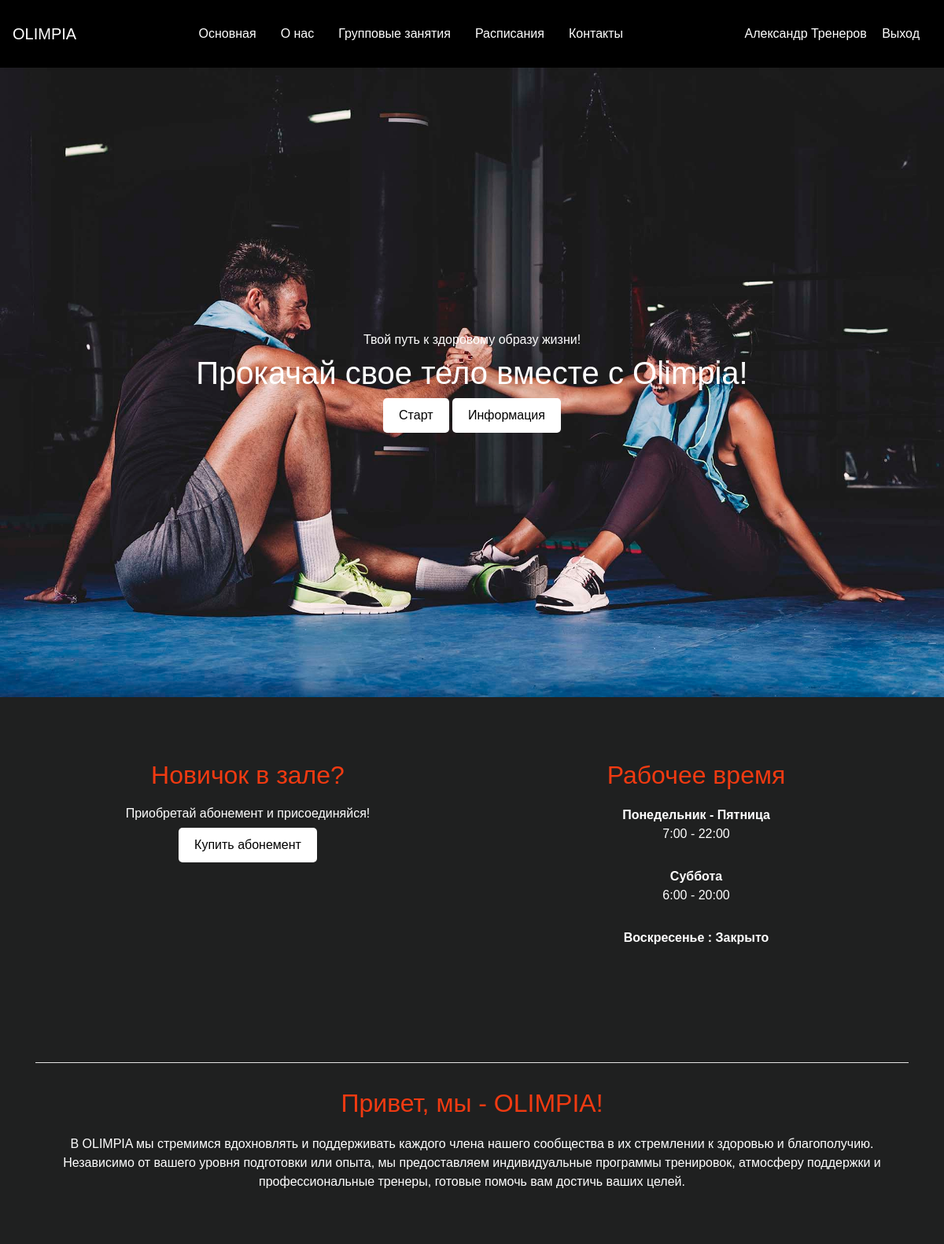
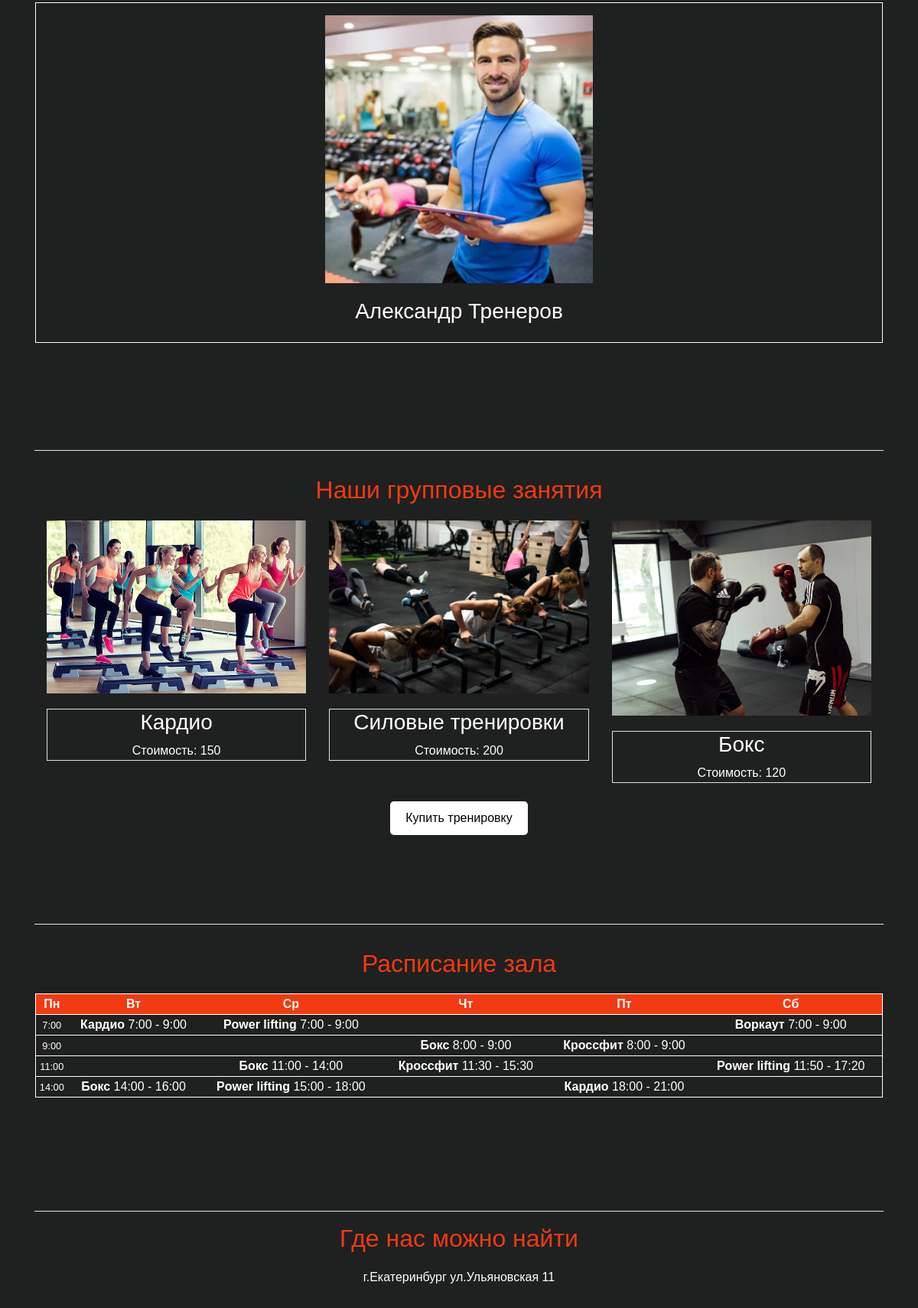
/ (signed in, upper part), run on the app's committed database (2 pictures, top to bottom).
### tables this page shows
CREATE TABLE Trainers (
    ID INT PRIMARY KEY AUTO_INCREMENT,
    Name VARCHAR(255),
    Email VARCHAR(255) UNIQUE,
    PhoneNumber VARCHAR(15),
    TrainerLogin VARCHAR(255) UNIQUE,
    Password VARCHAR(255) UNIQUE,
    Image varchar(200) NOT NULL ,
    Active BOOLEAN DEFAULT true
);

CREATE TABLE Workouts (
    ID INT PRIMARY KEY AUTO_INCREMENT,
    Type VARCHAR(50),
    TrainerID INT,
    Price INT,
    Image varchar(200) NOT NULL ,
    FOREIGN KEY (TrainerID) REFERENCES Trainers(ID) ON DELETE CASCADE
);

### helpers.php (called while the page is built, shortened)
<?php
function include_template($name, array $data = [])
{
    $name = 'templates/' . $name;
    extract($data);
    require $name;
    $result = ob_get_clean();
    return $result;
}

### functions.php (called while the page is built, shortened)
<?php
function get_trainers(mysqli $con): array
{
    $sql = "SELECT * FROM Trainers";
    return mysqli_fetch_all(mysqli_query($con, $sql), MYSQLI_ASSOC);
}
function get_trains(mysqli $con): array
{
    $sql = 'SELECT * FROM `Workouts`';
    $prepare_values = mysqli_prepare($con, $sql);
    mysqli_stmt_execute($prepare_values);
    return mysqli_fetch_all(mysqli_stmt_get_result($prepare_values), MYSQLI_ASSOC) ?? [];
}

### templates/main.php (the view, shortened to what this page needs)
<main>
    <body>
        <section class="hero d-flex flex-column justify-content-center align-items-center" id="home">
            <div>
                <div>
                    <div>
                        <div>
                            <h6>Твой путь к здоровому образу жизни!</h6>
                            <h1>Прокачай свое тело вместе с
                                Olimpia!
                            </h1>
                            <a href="#feature">Старт</a>
                            <a href="#about">Информация</a>
                        </div>
                    </div>
                </div>
            </div>
        </section>
        <section id="feature" class="feature">
            <div class="container">
                <div class="row">
                    <div class="col-sm">
                        <h2>Новичок в зале?</h2>
                        <h6>Приобретай абонемент и присоединяйся!</h6>
                        <?php if (isset($_SESSION['username'])): ?>
                            <a href="abonement.php">Купить абонемент</a>
                        <?php else: ?>
                            <a href="sign-ups.php">Купить абонемент</a>
                        <?php endif ?>
                    </div>
                    <div class="col-sm">
                        <h2>Рабочее время</h2>
                        <strong>Понедельник -
                            Пятница</strong>
                        <p>7:00 - 22:00</p>
                        <strong>Суббота</strong>
                        <p>6:00 - 20:00</p>
                        <strong>Воскресенье :
                            Закрыто</strong>
                    </div>
                </div>
            </div>
        </section>
        <section class="about" id="about">
            <div class="container">
                <hr color="white">
                <div>
                    <div class="p-3 mb-2 ">
                        <h2>Привет, мы - OLIMPIA!</h2>
                        <p>В OLIMPIA мы стремимся вдохновлять и поддерживать
                            каждого члена нашего сообщества в их стремлении к здоровью и благополучию. Независимо от
                            вашего уровня подготовки или опыта, мы предоставляем индивидуальные программы тренировок,
                            атмосферу поддержки и профессиональные тренеры, готовые помочь вам достичь ваших целей.</p>
                    </div>
                    <div class=" row p-3 mb-2 ">
                        <?php foreach ($trainers as $trener): ?>
                            <div class="col-sm p-3 mb-10  border border-white ">
                                <img src="<?= htmlspecialchars($trener['Image']) ?>" width="350" height="300">
                                <div>
                                    <h3>
                                        <?= $trener['Name'] ?>
                                    </h3>
                                </div>
                            </div>
                        <?php endforeach ?>
                    </div>
                </div>
            </div>
        </section>
        <section id="class">
            <div class="container">
                <hr color="white">
                <div class="p-3 mb-2 text-white">
                    <div>
                        <h2>Наши групповые занятия</h2>
                    </div>
                    <div class="row">
                        <?php foreach ($trains as $train): ?>
                            <div class="col-sm">
                                <img src="<?= htmlspecialchars($train['Image']) ?>" width="350" height="300">
                                <div class="border border-black">
                                    <h3>
                                        <?= $train['Type'] ?>
                                    </h3>
                                    <span>Стоимость:
                                        <?= $train['Price'] ?>
                                    </span>
                                </div>
                            </div>
                        <?php endforeach ?>
                    </div>
                </div>
                <?php if (isset($_SESSION['username'])): ?>
                    <a href="trains.php">Купить тренировку</a>
                <?php else: ?>
                    <a href="sign-ups.php">Купить тренировку</a>
                <?php endif ?>
            </div>
        </section>
        <section id="schedule">
            <div class="container">
                <hr color="white">
                <div class="p-3 mb-2 text-white">
                    <div>
                        <h2>Расписание зала</h2>
                    </div>
                    <div class="row">
                        <table class="col-sm border border-white p-3 mb-2">
                            <thead class="border border-white">
                                <th>Пн</th>
                                <th>Вт</th>
                                <th>Ср</th>
                                <th>Чт</th>
                                <th>Пт</th>
                                <th>Сб</th>
                            </thead>
                            <tbody>
                                <tr class="border border-white">
                                    <td><small>7:00</small></td>
                                    <td>
                                        <strong>Кардио</strong>
                                        <span>7:00 - 9:00</span>
                                    </td>
                                    <td>
                                        <strong>Power lifting</strong>
                                        <span>7:00 - 9:00</span>
                                    </td>
                                    <td></td>
                                    <td></td>
                                    <td>
                                        <strong>Воркаут</strong>
                                        <span>7:00 - 9:00</span>
                                    </td>
                                </tr>
                                <tr class="border border-white">
                                    <td><small>9:00</small></td>
                                    <td></td>
                                    <td></td>
                                    <td>
                                        <strong>Бокс</strong>
                                        <span>8:00 - 9:00</span>
                                    </td>
                                    <td>
                                        <strong>Кроссфит</strong>
                                        <span>8:00 - 9:00</span>
                                    </td>
                                    <td></td>
                                </tr>
                                <tr class="border border-white">
                                    <td><small>11:00</small></td>
                                    <td></td>
                                    <td>
                                        <strong>Бокс</strong>
                                        <span>11:00 - 14:00</span>
                                    </td>
                                    <td>
                                        <strong>Кроссфит</strong>
                                        <span>11:30 - 15:30</span>
                                    </td>
                                    <td></td>
                                    <td>
                                        <strong>Power lifting</strong>
                                        <span>11:50 - 17:20</span>
                                    </td>
                                </tr>
                                <tr>
                                    <td><small>14:00</small></td>
                                    <td>
                                        <strong>Бокс</strong>
                                        <span>14:00 - 16:00</span>
                                    </td>
                                    <td>
                                        <strong>Power lifting</strong>
                                        <span>15:00 - 18:00</span>
                                    </td>
                                    <td></td>
                                    <td>
                                        <strong>Кардио</strong>
                                        <span>18:00 - 21:00</span>
                                    </td>
                                    <td></td>
                                </tr>
                            </tbody>
                        </table>
                    </div>
                </div>
            </div>
        </section>
        <section id="contact">
            <div class="container">
                <hr color="white">
                <div>
                    <h2>Где нас можно найти
                    </h2>
                    <p>г.Екатеринбург
                        ул.Ульяновская 11</p>
                </div>
            </div>
        </section>
    </body>
</main>

### css/main.css (style rules this page uses)
body { font-family: 'Arial', sans-serif; color: #fff; }
section { text-align: center; padding: 50px 0; background: rgb(31, 32, 32); }
section h2 { color: #f13a11; margin-bottom: 20px; }
section h6 { color: #fff; }
section p { margin-bottom: 30px; }
section a { display: inline-block; padding: 10px 20px; background-color: #fff; color: #000; text-decoration: none; border-radius: 5px; transition: background-color 0.3s ease-in-out; }
section img { max-width: 100%; height: auto; margin-bottom: 20px; }
.hero { background-image: url('../img/hero-bg.jpg'); background-size: cover; background-position: top; background-repeat: no-repeat; vertical-align: middle; min-height: 100vh; position: relative; }
.feature { background: rgb(31, 32, 32); padding: 5rem 0; }
thead { background: #f13a11; }

### data on the page
trainers: Image (picture), Name "Александр Тренеров"
workouts: Image (picture), Type "Кардио", Price "150"
workouts: Image (picture), Type "Силовые тренировки", Price "200"
workouts: Image (picture), Type "Бокс", Price "120"

### other printed values
$_SESSION['username'] "Александр Тренеров"
